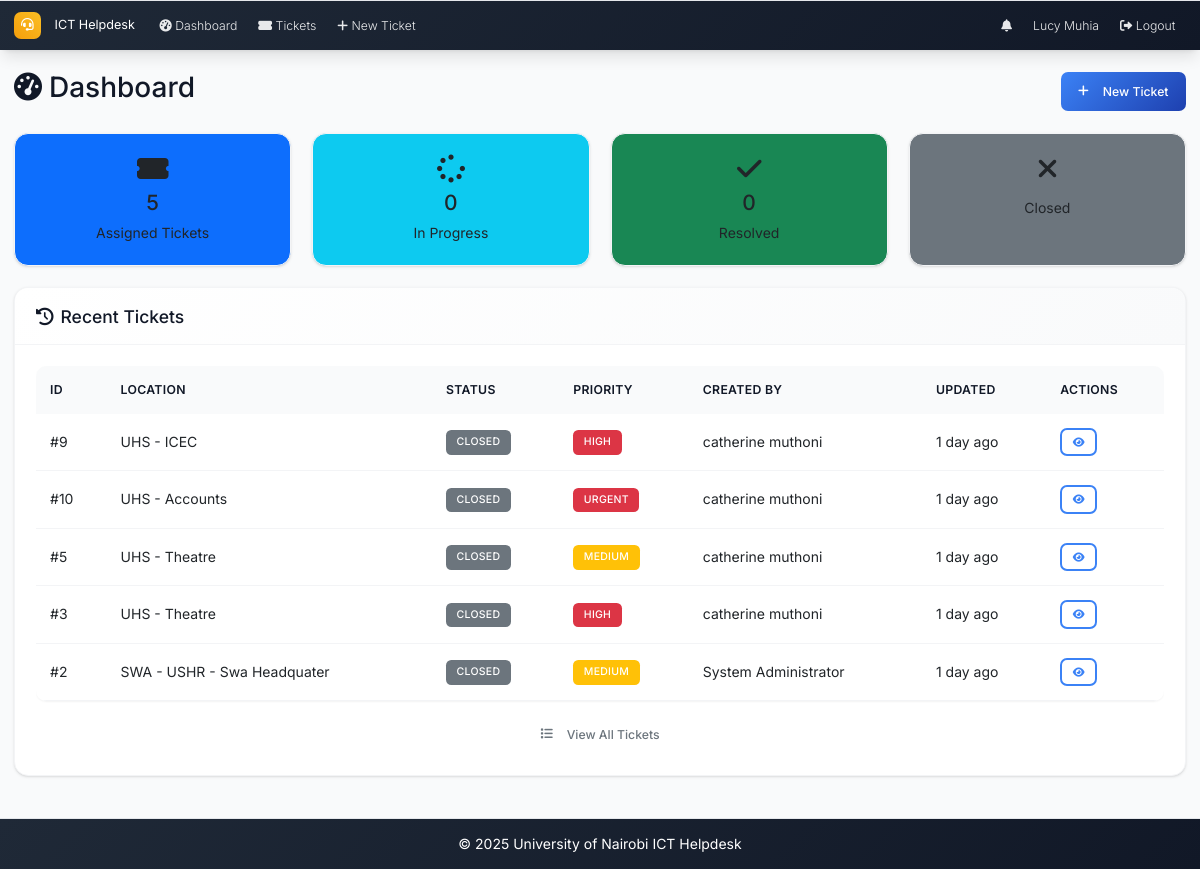
/dashboard (signed in), run on an earlier commit of the app's database.
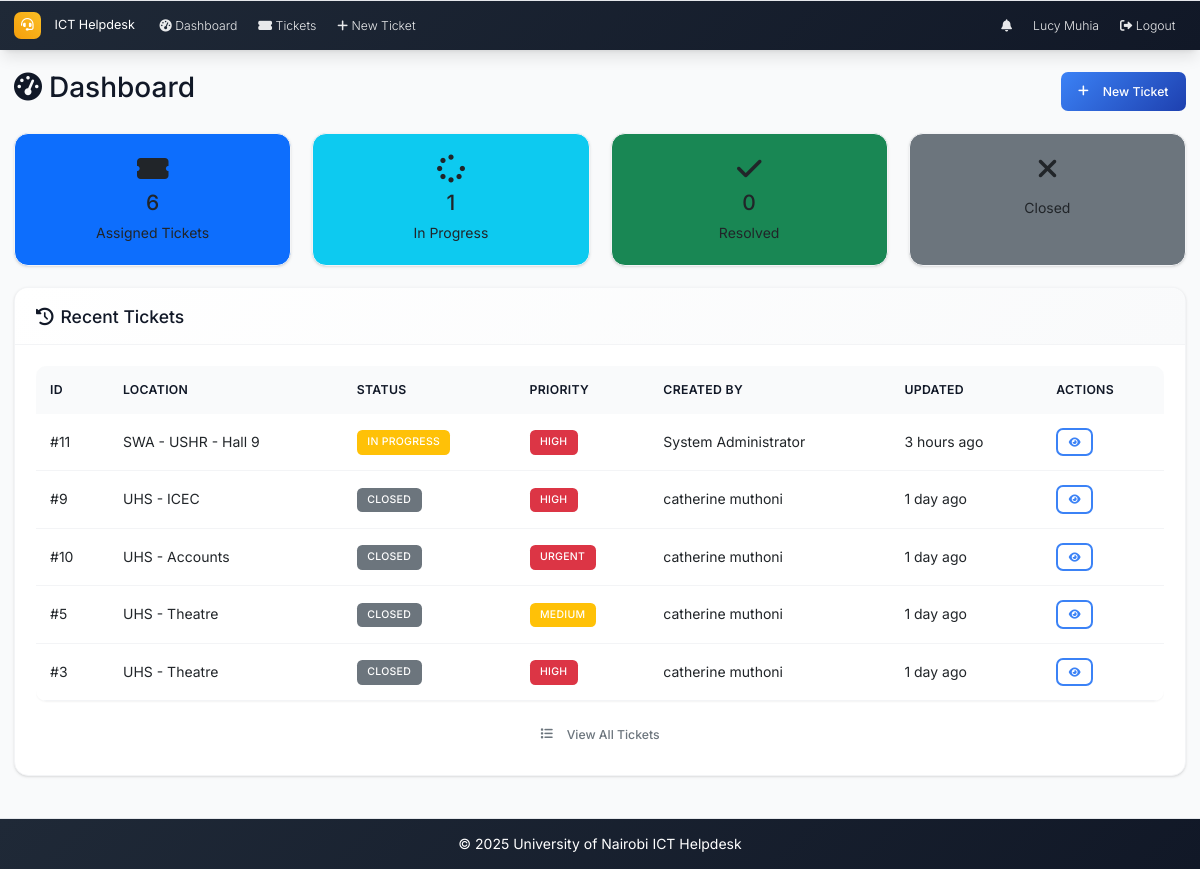
And on a later commit of the database.
### models.py (models this page shows, shortened)
class User(UserMixin, db.Model):
    id = db.Column(db.Integer, primary_key=True)
    username = db.Column(db.String(64), unique=True, nullable=False)
    email = db.Column(db.String(120), unique=True, nullable=False)
    password_hash = db.Column(db.String(256), nullable=False)
    full_name = db.Column(db.String(100), nullable=False)
    role = db.Column(db.String(20), nullable=False, default='user')  # admin, intern, user
    created_at = db.Column(db.DateTime, default=datetime.utcnow)
    is_active = db.Column(db.Boolean, default=True)
    is_verified = db.Column(db.Boolean, default=False)
    verification_token = db.Column(db.String(128), nullable=True)
    tickets_created = db.relationship('Ticket', foreign_keys='Ticket.created_by_id', backref='creator', lazy='dynamic')
    assigned_tickets = db.relationship('Ticket', secondary='ticket_assignees', back_populates='assignees', lazy='selectin')
    comments = db.relationship('Comment', backref='author', lazy='dynamic')

class Ticket(db.Model):
    id = db.Column(db.Integer, primary_key=True)
    location = db.Column(db.String(200), nullable=False)
    description = db.Column(Text, nullable=False)
    status = db.Column(db.String(20), nullable=False, default='open')  # open, in_progress, resolved, closed
    priority = db.Column(db.String(20), nullable=False, default='medium')  # low, medium, high, urgent
    created_at = db.Column(db.DateTime, default=datetime.utcnow)
    updated_at = db.Column(db.DateTime, default=datetime.utcnow, onupdate=datetime.utcnow)
    closed_at = db.Column(db.DateTime)
    closed_by_id = db.Column(db.Integer, db.ForeignKey('user.id'), nullable=True)
    due_date = db.Column(db.DateTime, nullable=True)
    created_by_id = db.Column(db.Integer, db.ForeignKey('user.id'), nullable=True)
    category_id = db.Column(db.Integer, db.ForeignKey('category.id'))
    comments = db.relationship('Comment', backref='ticket', lazy='dynamic', cascade='all, delete-orphan')
    attachments = db.relationship('Attachment', backref='ticket', lazy='dynamic', cascade='all, delete-orphan')
    assignees = db.relationship('User', secondary=ticket_assignees, back_populates='assigned_tickets', lazy='selectin')
    closed_by = db.relationship('User', foreign_keys=[closed_by_id], backref='closed_tickets')

### routes.py (the view)
@app.route('/dashboard')
@login_required
def dashboard():
    if current_user.role == 'admin':
        return redirect(url_for('admin_dashboard'))
    stats = get_dashboard_stats(current_user)
    recent_tickets = Ticket.query.join(Ticket.assignees).filter(User.id == current_user.id).order_by(desc(Ticket.updated_at)).limit(5).all()
    return render_template('dashboard.html', stats=stats, recent_tickets=recent_tickets)

### app.py (called while the page is built)
@login_manager.user_loader
def load_user(user_id):
    from models import User
    return User.query.get(int(user_id))

@app.context_processor
def inject_now():
    return {'now': datetime.utcnow}

### routes.py (called while the page is built)
@app.context_processor
def inject_datetime():
    return dict(datetime=datetime)

### utils.py (called while the page is built)
def get_priority_badge_class(priority):
    classes = {
        'low': 'bg-secondary',
        'medium': 'bg-warning',
        'high': 'bg-danger',
        'urgent': 'bg-danger'
    }
    return classes.get(priority, 'bg-secondary')

def get_status_badge_class(status):
    classes = {
        'open': 'bg-primary',
        'in_progress': 'bg-warning',
        'resolved': 'bg-success',
        'closed': 'bg-secondary'
    }
    return classes.get(status, 'bg-secondary')

def time_ago(dt):
    if not dt:
        return 'N/A'
    now = datetime.utcnow()
    diff = now - dt
    if diff.days > 0:
        return f"{diff.days} day{'s' if diff.days > 1 else ''} ago"
    elif diff.seconds > 3600:
        hours = diff.seconds // 3600
        return f"{hours} hour{'s' if hours > 1 else ''} ago"
    elif diff.seconds > 60:
        minutes = diff.seconds // 60
        return f"{minutes} minute{'s' if minutes > 1 else ''} ago"
    else:
        return "Just now"

### templates/dashboard.html (shortened to what this page needs)
{% extends "base.html" %}
{% block content %}
<div class="d-flex justify-content-between align-items-center mb-4">
    <h2><i class="fas fa-tachometer-alt me-2"></i>Dashboard</h2>
    <a href="{{ url_for('new_ticket') }}" class="btn btn-primary">
        <i class="fas fa-plus me-2"></i>New Ticket
    </a>
</div>
<div class="row mb-4">
    {% if current_user.role == 'intern' %}
        <div class="col-md-3">
            <a href="{{ url_for('tickets_list', status='assigned') }}" class="text-decoration-none">
                <div class="card bg-primary h-100">
                    <div class="card-body text-center">
                        <i class="fas fa-ticket-alt fa-2x mb-2"></i>
                        <h4>{{ stats.assigned_tickets }}</h4>
                        <p class="mb-0">Assigned Tickets</p>
                    </div>
                </div>
            </a>
        </div>
        <div class="col-md-3">
            <a href="{{ url_for('tickets_list', status='in_progress') }}" class="text-decoration-none">
                <div class="card bg-info h-100">
                    <div class="card-body text-center">
                        <i class="fas fa-spinner fa-2x mb-2"></i>
                        <h4>{{ stats.my_in_progress }}</h4>
                        <p class="mb-0">In Progress</p>
                    </div>
                </div>
            </a>
        </div>
        <div class="col-md-3">
            <a href="{{ url_for('tickets_list', status='resolved') }}" class="text-decoration-none">
                <div class="card bg-success h-100">
                    <div class="card-body text-center">
                        <i class="fas fa-check fa-2x mb-2"></i>
                        <h4>{{ stats.my_resolved }}</h4>
                        <p class="mb-0">Resolved</p>
                    </div>
                </div>
            </a>
        </div>
        <div class="col-md-3">
            <a href="{{ url_for('tickets_list', status='closed') }}" class="text-decoration-none">
                <div class="card bg-secondary h-100">
                    <div class="card-body text-center">
                        <i class="fas fa-times fa-2x mb-2"></i>
                        <p class="mb-0">Closed</p>
                    </div>
                </div>
            </a>
        </div>
    {% endif %}
</div>
<div class="card">
    <div class="card-header">
        <h5 class="mb-0">
            <i class="fas fa-history me-2"></i>Recent Tickets
        </h5>
    </div>
    <div class="card-body">
        {% if recent_tickets %}
            <div class="table-responsive">
                <table class="table table-hover">
                    <thead>
                        <tr>
                            <th>ID</th>
                            <th>Location</th>
                            <th>Status</th>
                            <th>Priority</th>
                            {% if current_user.role == 'intern' %}
                            <th>Created By</th>
                            {% else %}
                            <th>Assigned To</th>
                            {% endif %}
                            <th>Updated</th>
                            <th>Actions</th>
                        </tr>
                    </thead>
                    <tbody>
                        {% for ticket in recent_tickets %}
                        <tr>
                            <td>#{{ ticket.id }}</td>
                            <td>{{ ticket.location[:50] }}{% if ticket.location and ticket.location|length > 50 %}...{% endif %}</td>
                            <td>
                                <span class="badge {{ ticket.status|status_badge }}">
                                    {{ ticket.status.replace('_', ' ').title() }}
                                </span>
                            </td>
                            <td>
                                <span class="badge {{ ticket.priority|priority_badge }}">
                                    {{ ticket.priority.title() }}
                                </span>
                            </td>
                            {% if current_user.role == 'intern' %}
                            <td>{{ ticket.creator.full_name }}</td>
                            {% endif %}
                            <td>{{ ticket.updated_at|time_ago }}</td>
                            <td>
                                <a href="{{ url_for('ticket_detail', id=ticket.id) }}" class="btn btn-sm btn-outline-primary">
                                    <i class="fas fa-eye"></i>
                                </a>
                            </td>
                        </tr>
                        {% endfor %}
                    </tbody>
                </table>
            </div>
            <div class="text-center">
                <a href="{{ url_for('tickets_list') }}" class="btn btn-outline-secondary">
                    <i class="fas fa-list me-2"></i>View All Tickets
                </a>
            </div>
        {% endif %}
    </div>
</div>
{% endblock %}

### templates/base.html (shortened to what this page needs)
<!DOCTYPE html>
<html lang="en">
<head>
    <link href="https://cdn.jsdelivr.net/npm/bootstrap@5.3.0/dist/css/bootstrap.min.css" rel="stylesheet">
    <link href="https://cdnjs.cloudflare.com/ajax/libs/font-awesome/6.0.0/css/all.min.css" rel="stylesheet">
    <link href="{{ url_for('static', filename='css/custom.css') }}" rel="stylesheet">
</head>
<body>
    <nav class="navbar navbar-expand-lg navbar-dark footer-sky">
        <div class="container-fluid px-3">
            <a class="navbar-brand" href="{{ url_for('index') }}">
                <i class="fas fa-headset me-2"></i>ICT Helpdesk
            </a>
            <div class="collapse navbar-collapse" id="navbarNav">
                <ul class="navbar-nav me-auto mb-2 mb-lg-0">
                    {% if current_user.is_authenticated %}
                    <li class="nav-item">
                        <a class="nav-link" href="{{ url_for('dashboard') }}">
                            <i class="fas fa-tachometer-alt me-1"></i>Dashboard
                        </a>
                    </li>
                    <li class="nav-item">
                        <a class="nav-link" href="{{ url_for('tickets_list') }}">
                            <i class="fas fa-ticket-alt me-1"></i>Tickets
                        </a>
                    </li>
                    <li class="nav-item">
                        <a class="nav-link" href="{{ url_for('new_ticket') }}">
                            <i class="fas fa-plus me-1"></i>New Ticket
                        </a>
                    </li>
                    {% endif %}
                </ul>
                <ul class="navbar-nav ms-auto mb-2 mb-lg-0">
                    {% if current_user.is_authenticated %}
                    {% if current_user.role in ['admin', 'intern'] %}
                    <li class="nav-item dropdown">
                        <a class="nav-link position-relative" href="#" id="notificationsDropdown" role="button" data-bs-toggle="dropdown" aria-expanded="false">
                            <i class="fas fa-bell"></i>
                        </a>
                    </li>
                    {% endif %}
                    <li class="nav-item">
                        <span class="nav-link">{{ current_user.full_name }}</span>
                    </li>
                    <li class="nav-item">
                        <a class="nav-link" href="{{ url_for('logout') }}"><i class="fas fa-sign-out-alt"></i> Logout</a>
                    </li>
                    {% endif %}
                </ul>
            </div>
        </div>
    </nav>
    <main class="container-fluid my-4 px-3">
        {% block content %}{% endblock %}
    </main>
    <footer class="footer-sky py-3 mt-5">
        <div class="container text-center">
            <span>&copy; {{ datetime.utcnow().year }} University of Nairobi ICT Helpdesk</span>
        </div>
    </footer>
</body>
</html>

What changed in the data, as far as the page shows it:
no longer on this page (row unchanged): Ticket: id "2", location "SWA - USHR - Swa Headquater", status.replace "CLOSED", priority "MEDIUM", creator.full_name "System Administrator", updated_at "1 day ago"
added Ticket: id "11", location "SWA - USHR - Hall 9", status.replace "IN PROGRESS", priority "HIGH", creator.full_name "System Administrator", updated_at "3 hours ago"
Also different on the page:
{{ stats.assigned_tickets }}: "5" → "6"
{{ stats.my_in_progress }}: "0" → "1"
